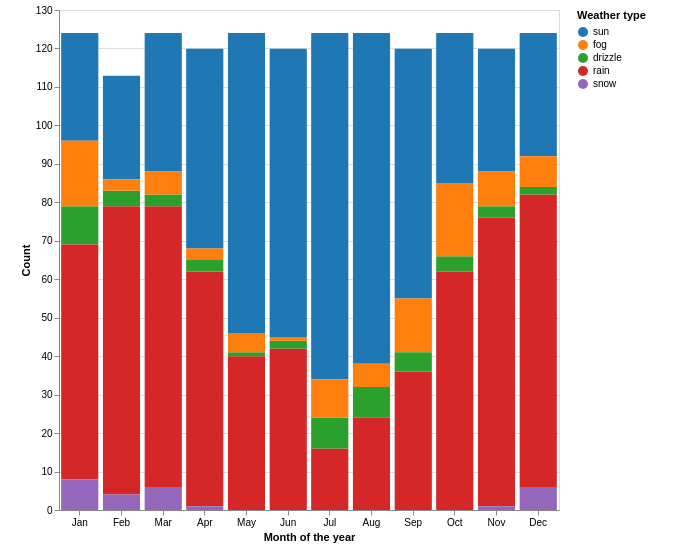

Source (Vega-Lite JSON):
### Vega-Lite specification from a JSON file in a GitHub repository (floating-point values rounded to 4 significant figures; data arrays with more than 128 entries replaced by an {"elided": "..."} marker saying what was removed)
{"$schema": "https://vega.github.io/schema/vega-lite/v5.json", "data": {"values": {"elided": "1461 records"}, "format": {"parse": {"date": "date"}}}, "padding": {"left": 20, "top": 5, "right": 30, "bottom": 5}, "width": 500, "height": 500, "resolve": {"scale": {"color": "independent"}}, "background": "#ffffff", "layer": [{"mark": {"type": "bar", "cornerRadius": 1, "tooltip": true, "binSpacing": 1}, "encoding": {"x": {"timeUnit": "month", "field": "date", "type": "ordinal", "axis": {"title": "Month of the year", "orient": "bottom"}}, "y": {"aggregate": "count", "type": "quantitative", "field": "weather", "axis": {"title": "Count", "orient": "left"}}, "opacity": {"value": 1}, "color": {"field": "weather", "type": "nominal", "scale": {"domain": ["sun", "fog", "drizzle", "rain", "snow"], "range": ["#1f77b4", "#ff7f0e", "#2ca02c", "#d62728", "#9467bd", "#8c564b", "#e377c2", "#7f7f7f", "#bcbd22", "#17becf"]}, "legend": {"title": "Weather type", "orient": "right", "symbolType": "circle", "fillColor": "#ffffff"}}}}]}
